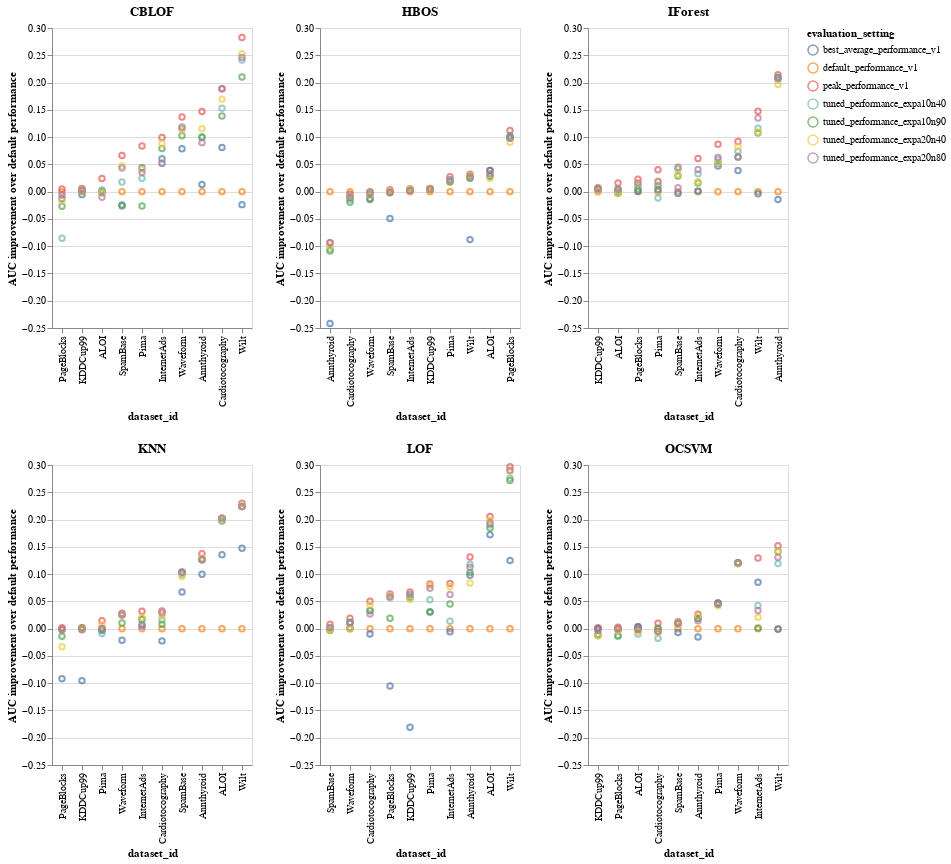

The code cell stored with this chart in its notebook:
### Code cell
evaluation_settings = ['default_performance_v1', 'peak_performance_v1', 'best_average_performance_v1', 'tuned_performance_expa10n40',  'tuned_performance_expa10n90', 'tuned_performance_expa20n40', 'tuned_performance_expa20n80']
make_plot_per_algorithm(evaluation_settings, 'original_or_random')
